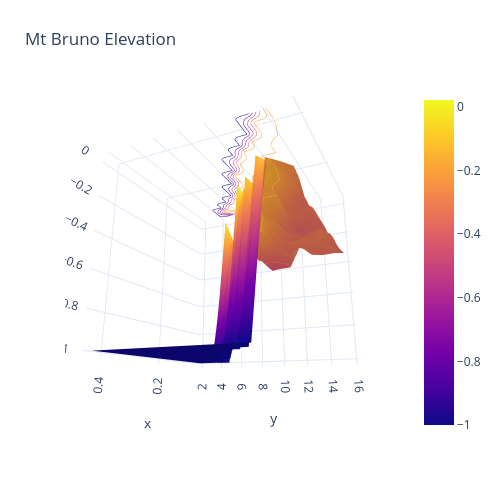

The notebook cell this image was saved under:
### Code cell
show_3d(df_result,'dbcv')

### Figure 1 — Plotly figure (JSON) as saved in the notebook; plotly's stock layout.template omitted (floating-point values rounded to 4 significant figures; data arrays with more than 128 entries replaced by an {"elided": "..."} marker saying what was removed)
{"data": [{"contours": {"z": {"highlightcolor": "limegreen", "project": {"z": true}, "show": true, "usecolormap": true}}, "type": "surface", "x": [0.02, 0.05, 0.08, 0.11, 0.14, 0.17, 0.2, 0.23, 0.26, 0.29, 0.32, 0.35, 0.38, 0.41, 0.44, 0.47, 0.5, 0.53, 0.56, 0.59, 0.62, 0.65, 0.68, 0.71, 0.74, 0.77, 0.8, 0.83, 0.86, 0.89], "y": [2, 3, 4, 5, 6, 7, 8, 9, 10, 11, 12, 13, 14, 15, 16], "z": {"elided": "30x15 float values"}}], "layout": {"autosize": false, "height": 500, "margin": {"b": 65, "l": 65, "r": 50, "t": 90}, "scene": {"camera": {"eye": {"x": 1.87, "y": 0.88, "z": -0.64}}}, "title": {"text": "Mt Bruno Elevation"}, "width": 500, "xaxis": {"title": {"text": "<b>eps</b>"}}}}
